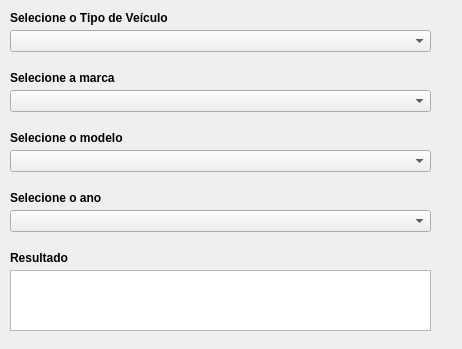
<?xml version="1.0" encoding="UTF-8"?>
<ui version="4.0">
 <class>Dialog</class>
 <widget class="QDialog" name="Dialog">
  <property name="geometry">
   <rect>
    <x>0</x>
    <y>0</y>
    <width>462</width>
    <height>349</height>
   </rect>
  </property>
  <property name="windowTitle">
   <string>Dialog</string>
  </property>
  <widget class="QLabel" name="cepLabel">
   <property name="geometry">
    <rect>
     <x>10</x>
     <y>10</y>
     <width>161</width>
     <height>16</height>
    </rect>
   </property>
   <property name="baseSize">
    <size>
     <width>600</width>
     <height>0</height>
    </size>
   </property>
   <property name="font">
    <font>
     <weight>75</weight>
     <bold>true</bold>
    </font>
   </property>
   <property name="text">
    <string>Selecione o Tipo de Veículo</string>
   </property>
  </widget>
  <widget class="QComboBox" name="comboBox">
   <property name="geometry">
    <rect>
     <x>10</x>
     <y>30</y>
     <width>421</width>
     <height>22</height>
    </rect>
   </property>
   <property name="baseSize">
    <size>
     <width>300</width>
     <height>0</height>
    </size>
   </property>
  </widget>
  <widget class="QLabel" name="cepLabel_2">
   <property name="geometry">
    <rect>
     <x>10</x>
     <y>70</y>
     <width>161</width>
     <height>16</height>
    </rect>
   </property>
   <property name="baseSize">
    <size>
     <width>600</width>
     <height>0</height>
    </size>
   </property>
   <property name="font">
    <font>
     <weight>75</weight>
     <bold>true</bold>
    </font>
   </property>
   <property name="text">
    <string>Selecione a marca</string>
   </property>
  </widget>
  <widget class="QComboBox" name="comboBox_2">
   <property name="geometry">
    <rect>
     <x>10</x>
     <y>90</y>
     <width>421</width>
     <height>22</height>
    </rect>
   </property>
   <property name="baseSize">
    <size>
     <width>300</width>
     <height>0</height>
    </size>
   </property>
  </widget>
  <widget class="QLabel" name="cepLabel_3">
   <property name="geometry">
    <rect>
     <x>10</x>
     <y>130</y>
     <width>161</width>
     <height>16</height>
    </rect>
   </property>
   <property name="baseSize">
    <size>
     <width>600</width>
     <height>0</height>
    </size>
   </property>
   <property name="font">
    <font>
     <weight>75</weight>
     <bold>true</bold>
    </font>
   </property>
   <property name="text">
    <string>Selecione o modelo</string>
   </property>
  </widget>
  <widget class="QComboBox" name="comboBox_3">
   <property name="geometry">
    <rect>
     <x>10</x>
     <y>150</y>
     <width>421</width>
     <height>22</height>
    </rect>
   </property>
   <property name="baseSize">
    <size>
     <width>300</width>
     <height>0</height>
    </size>
   </property>
  </widget>
  <widget class="QLabel" name="cepLabel_4">
   <property name="geometry">
    <rect>
     <x>10</x>
     <y>190</y>
     <width>161</width>
     <height>16</height>
    </rect>
   </property>
   <property name="baseSize">
    <size>
     <width>600</width>
     <height>0</height>
    </size>
   </property>
   <property name="font">
    <font>
     <weight>75</weight>
     <bold>true</bold>
    </font>
   </property>
   <property name="text">
    <string>Selecione o ano</string>
   </property>
  </widget>
  <widget class="QComboBox" name="comboBox_4">
   <property name="geometry">
    <rect>
     <x>10</x>
     <y>210</y>
     <width>421</width>
     <height>22</height>
    </rect>
   </property>
   <property name="baseSize">
    <size>
     <width>300</width>
     <height>0</height>
    </size>
   </property>
  </widget>
  <widget class="QListView" name="listView">
   <property name="geometry">
    <rect>
     <x>10</x>
     <y>270</y>
     <width>421</width>
     <height>61</height>
    </rect>
   </property>
  </widget>
  <widget class="QLabel" name="cepLabel_5">
   <property name="geometry">
    <rect>
     <x>10</x>
     <y>250</y>
     <width>161</width>
     <height>16</height>
    </rect>
   </property>
   <property name="baseSize">
    <size>
     <width>600</width>
     <height>0</height>
    </size>
   </property>
   <property name="font">
    <font>
     <weight>75</weight>
     <bold>true</bold>
    </font>
   </property>
   <property name="text">
    <string>Resultado</string>
   </property>
  </widget>
 </widget>
 <resources/>
 <connections/>
</ui>
